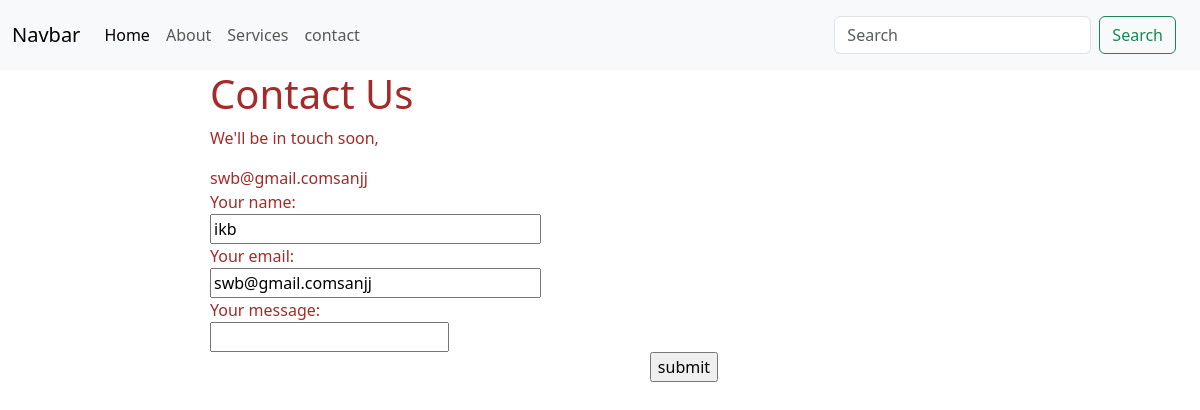
Page /user/update-record/8 on the earlier database version.
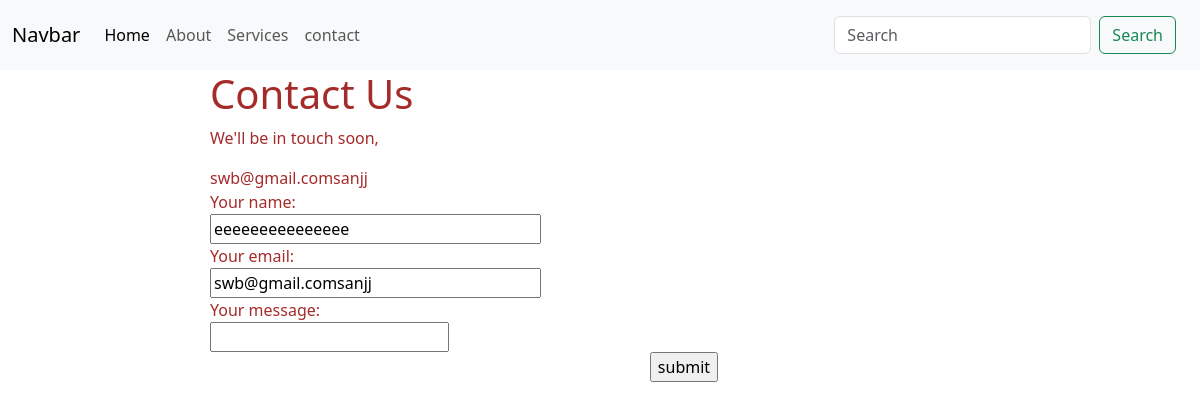
Same page on the later database version.
### user/models.py (models this page shows)
class contactUs(models.Model):
    fullname=models.CharField( max_length=50)
    email=models.EmailField(max_length=254)
    message=models.CharField(max_length=50)
    saveimg=models.ImageField(upload_to="contactimage",null=True,blank=True)

### user/views.py (the view)
# urls.py: path("update-record/<int:abc>",views.updatedata),
def updatedata(request,abc):
    obj=contactUs.objects.get(id=abc)
    return render(request,"updatedata.html",{"record":obj})
    return redirect("y")

### templates/updatedata.html (shortened to what this page needs)
{% extends "home.html" %}
{% block xy %}
<!DOCTYPE html>
<html lang="en">
<head>
    <link rel="stylesheet" href="https://cdnjs.cloudflare.com/ajax/libs/jquery/3.1.0/jquery.min.js">
    <div  class="wrapper">
        <div style="    padding-left: 15%;
        color: brown;
    " class="container">
          <h1>Contact Us</h1>
          <div class="thanks"><p>We'll be in touch soon,</p> </div>
        <form action="/user/updatedata/{{record.id}}"  method="post">
            {{record.email}}
            <div class="row">
                <label for="name">Your name:</label><br />
              <div class="inputwrap"><input id="name" class="input" type="text" value="{{record.fullname}}" size="30" placeholder="enter ur name" name="fname"></input><div class="bar"></div></div><br />
            </div>
            <div class="row">
                <label for="email">Your email:</label><br /><div class="inputwrap">
                <input id="email" class="input"  type="text" value="{{record.email}}" size="30" name="email" />
            <div class="bar"></div></div>
            <br />
            </div>
            <div class="row">
                <label for="message">Your message:</label><br />
                <div class="inputwrap"><input type="textarea" name="msg"/><div class="bar"  value={{record.msg}}></div></div<br />
            </div>
          <div style="text-align: center;" class="btnwrap"><input id="submit_button" type="submit" value="submit" placeholder="enter msg" /></div>
        </form>
        </div>
</head>
<body>
</body>
</html>
{% endblock xy %}

### templates/home.html (shortened to what this page needs)
<!doctype html>
<html lang="en">
  <head>
    <link href="https://cdn.jsdelivr.net/npm/bootstrap@5.3.3/dist/css/bootstrap.min.css" rel="stylesheet">
  </head>
  <body>
    <nav class="navbar navbar-expand-lg bg-body-tertiary">
      <div class="container-fluid">
        <a class="navbar-brand" href="#">Navbar</a>
        <div class="collapse navbar-collapse" id="navbarNav">
          <ul class="navbar-nav">
            <li class="nav-item">
              <a class="nav-link active" aria-current="page" href="/user/home">Home</a>
            </li>
            <li class="nav-item">
              <a class="nav-link" href="/user/about">About</a>
            </li>
            <li class="nav-item">
              <a class="nav-link" href="/user/services">Services</a>
            </li>
            <li class="nav-item">
              <a class="nav-link" href="/user/contact">contact</a>
            </li>
          </ul>
        </div>
        <nav class="navbar bg-body-tertiary">
  <div class="container-fluid">
    <form Action="/user/search-record" class="d-flex" role="search">
      <input class="form-control me-2" type="search" name="q" placeholder="Search" aria-label="Search">
      <button class="btn btn-outline-success" type="submit">Search</button>
    </form>
  </div>
</nav>
      </div>
    </nav>
    {% block xy %}{% endblock xy %}
  </body>
</html>

Differences in the rows shown:
changed contactUs "swb@gmail.comsanjj": fname "ikb" → "eeeeeeeeeeeeeee"
